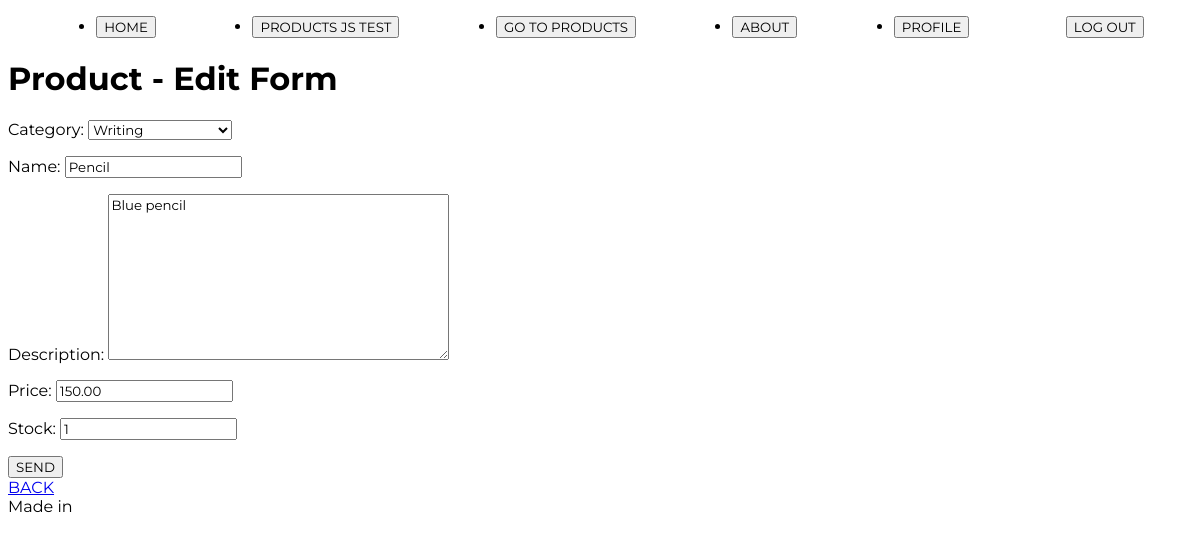
The page /product/product/update/5 (signed in) on the database as committed earlier.
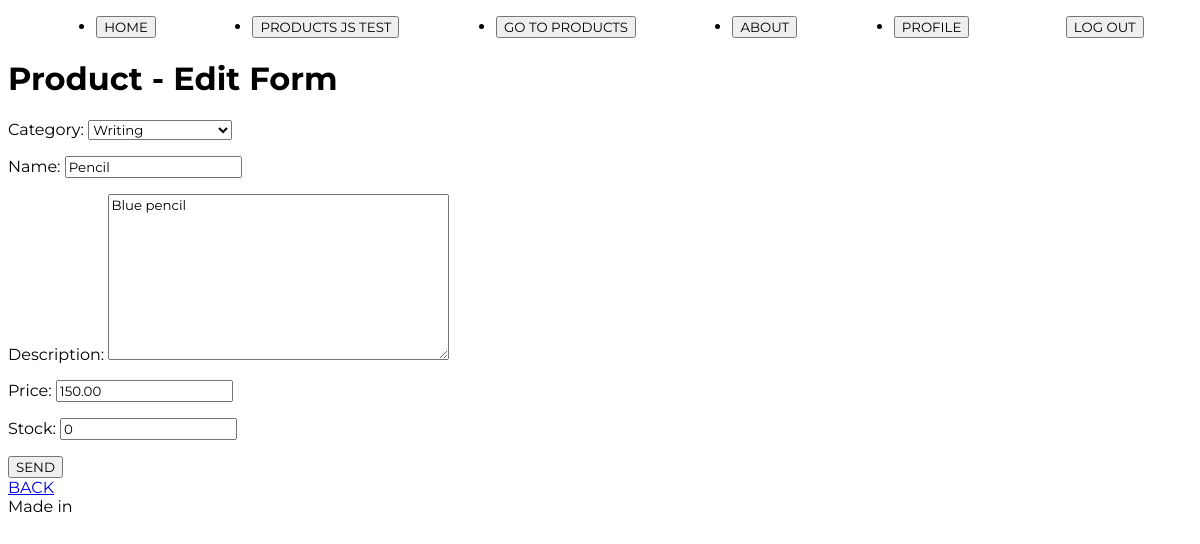
The same page on the database as committed later.
### product/models.py (models this page shows, shortened)
class Product(models.Model):
    category=models.ForeignKey(Category, on_delete=models.CASCADE, null=True, blank=True, verbose_name='category')
    name = models.CharField(max_length=150, db_index=True) #facilita la búsqueda en la BD
    description = models.TextField(blank=True, null=True, verbose_name='Description') #blank: el campo puede dejarse vacío cuando es True
    price = models.DecimalField(max_digits=10, decimal_places=2)
    stock = models.PositiveIntegerField()
    class Meta: #Se utiliza para definir opciones de configuración adicionales de un modelo
        unique_together = ('category', 'name') #la combinación de los campos debe ser única en la BD
        verbose_name = 'Product' #Define el nombre singular legible del modelo (también usado en el panel de ADMIN)
        verbose_name_plural = 'Products' #Define el nombre plurar legible del modelo (también usado en el panel de ADMIN)

### product/views_models/product.py (the view)
# urls.py: path('product/update/<int:pk>', product.ProductUpdateView.as_view(), name='product_update'),
class ProductUpdateView(UpdateView):
    model = models.Product
    form_class = forms.ProductForm
    template_name = 'product/Product_crud/product_form.html'
    success_url = reverse_lazy('product:product_list')

### product/forms.py (shortened to what this page needs)
class ProductForm(forms.ModelForm):
    class Meta:
        model = models.Product
        fields = ['category','name', 'description', 'price', 'stock']

### product/models.py (called while the page is built)
    def __str__(self):
        return self.name

### product/templates/product/Product_crud/product_form.html (shortened to what this page needs)
{% extends 'core/base.html' %}
{% block content %}
    {% if form.instance.pk%}
        <h1>Product - Edit Form</h1>
    {% else %}
        <h1>Register - Create Form</h1>
    {% endif %}
    <form method="post">
        {{ form.as_p }}
        <button type="submit">SEND</button>
    </form>
    <a href="{% url 'product:product_list' %}">BACK</a>
{% endblock content %}

Rows that differ between the two databases and show on the page:
changed Product "Writing": stock "1" → "0"
